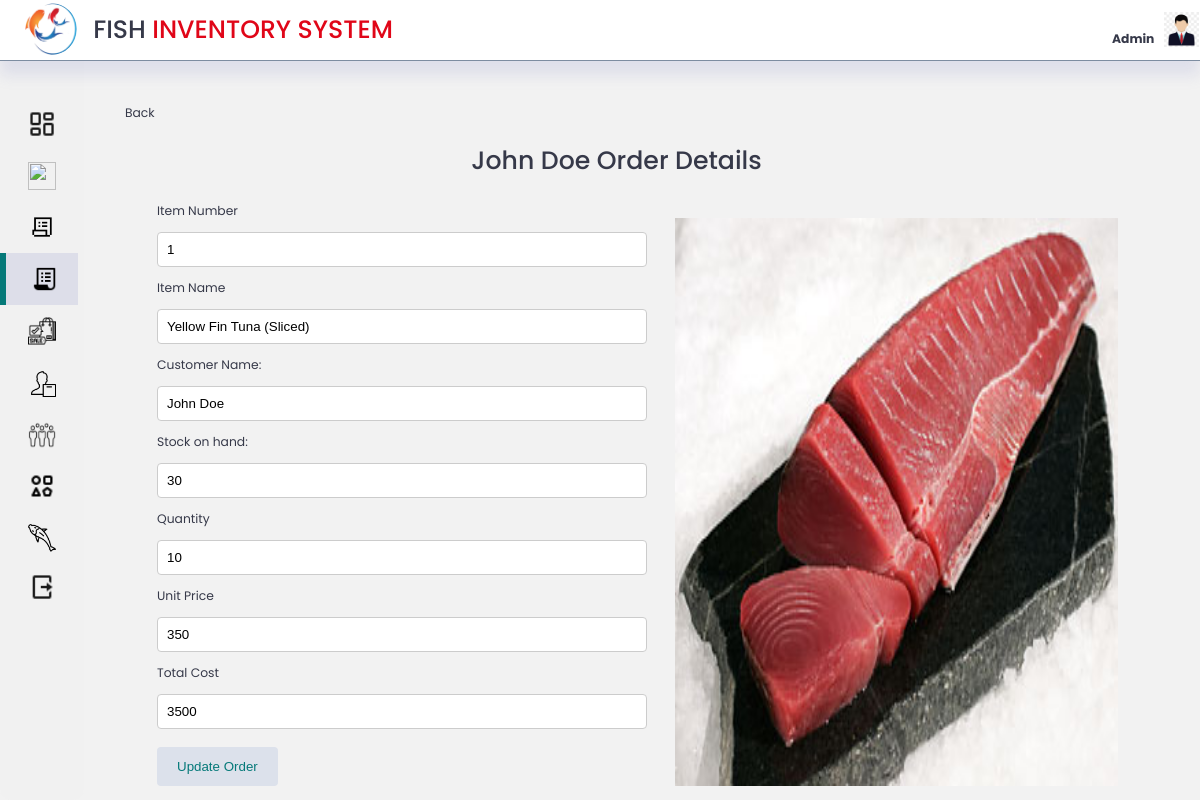
Page /Admin/inc/orders/editorders.php?id=2 on the committed database.
### tables this page shows
CREATE TABLE `orders` (
  `order_id` int(11) NOT NULL,
  `item_number` varchar(255) NOT NULL,
  `item_name` varchar(255) NOT NULL,
  `quantity` float NOT NULL,
  `unit_price` float NOT NULL,
  `total_cost` float NOT NULL,
  `customer_name` varchar(255) NOT NULL,
  `order_date` timestamp NOT NULL DEFAULT current_timestamp() ON UPDATE current_timestamp(),
  `status` varchar(50) NOT NULL
);

CREATE TABLE `fish_items` (
  `fish_id` int(11) NOT NULL,
  `item_number` int(11) NOT NULL,
  `item_name` varchar(255) NOT NULL,
  `category_name` varchar(255) NOT NULL,
  `discount` double NOT NULL,
  `stock` double NOT NULL,
  `unit_price` double NOT NULL,
  `status` varchar(50) NOT NULL,
  `image` varchar(255) NOT NULL,
  `date_Added` timestamp NOT NULL DEFAULT current_timestamp() ON UPDATE current_timestamp()
);

### Admin/inc/orders/editOrders.php (the view, shortened to what this page needs)
<?php
include '../connection/db-user.php';
if (isset($_GET['id'])) {
    $orderID= $_GET['id'];
    $result = mysqli_query($conn, "SELECT * FROM orders WHERE order_id = '$orderID';");
}
?>
<!DOCTYPE html>
<html lang="en">
<head>
    <link rel="stylesheet" href="../../css/style.css">
</head>
<body>
    <div class="top">
        <div class="logo">
            <img src="../../icons/fishlogo.png" alt="">
            <h1>FISH <span class="danger">INVENTORY SYSTEM</span></h1>
        </div>
        <div class="profile">
            <div class="admin-name">
                <div class="admin">
                    <br>
                    <span class="hovertext" data-hover= "Edit Admin"><a href="../../admin-update.php"><b class="text-muted">Admin</b></a></span>
                </div>
            </div>
            <div class="profile-photo">
                <a class="hovertext" href="admin-update.php" data-hover= "Edit Admin"><img src="../../icons/admin-logo.jpg" alt="pic"></a>
            </div>
        </div>
    </div>
<div class="container">
    <aside>
            <div class="nav">
                <a id="dashboard" class= "not-active" href="../../index.php"><span ><img  src="../../icons/icons8-dashboard-layout-24.png" alt=""></span><h3>Dashboard</h3></a>
                <a id="inventory"class= "not-active"  href="../../inc/inventory/inventory.php"><span ><img src="../../icons/icons8-in-inventory-30.png" alt=""></span><h3 >Inventory</h3></a>
                <a id="purchase" class= "not-ctive" href="../../inc/purchase/purchase.php"><span ><img src="../../icons/icons8-purchase-order-32.png" alt=""></span><h3>Purchase</h3></a>
                <a id="orders" class= "active" href="../../inc/orders/orders.php"><span ><img src="../../icons/icons8-purchase-order-30.png" alt=""></span><h3>Orders</h3></a>
                <a id="sale" class= "not-active" href="../../inc/sale/sale.php"><span ><img src="../../icons/icons8-purchase-64.png" alt=""></span><h3>Sale</h3></a>
                <a id="supplier" class= "not-active" href="../../inc/suppliers/supplier.php"><span ><img src="../../icons/icons8-supplier-50.png" alt=""></span><h3>Suppliers</h3></a>
                <a id="customer" class= "not-active" href="../../inc/customer/customer.php"><span ><img src="../../icons/icons8-customers-64.png" alt=""></span><h3>Customers</h3></a>
                <a id="category" class= "not-active" href="../../inc/category/category.php"><span ><img src="../../icons/icons8-diversity-24.png" alt=""></span><h3>Category</h3></a>
                <a id="gallery" class= "not-active" href="../../inc/gallery/gallery.php"><span ><img src="../../icons/icons8-top-view-fish-50.png" alt=""></span><h3>Gallery</h3></a>
                <a href="../../logout.php"><span ><img src="../../icons/icons8-logout-24.png" alt=""></span><h3 class='danger'>Logout</h3></a>
            </div>
    </aside>
<main>
    <?php while($row = mysqli_fetch_assoc($result)){
        $orderItem_id = $row['item_number'];
        $orderItem_name = $row['item_name'];
        $itemPrice = $row['unit_price'];
        $quantity = $row['quantity'];
        $total = $row['total_cost'];
        $customer = $row['customer_name'];
        ?>
        <label class="btn" style="padding:10px;"><a href="orders.php">Back</a></label>
        <h1 style="text-align:center;"><span><?php echo $customer; ?></span> Order Details</h1>
        <div style="display:grid; grid-template-columns: 35rem auto ; margin-left:3rem; " >
            <form action="" enctype="multipart/form-data" method="POST">
                    <label for="">Item Number</label>
                    <input type="text" name="item_number"  value="<?php echo intval($orderItem_id); ?>" READONLY><br>
                    <label for="">Item Name</label>
                    <input type="text" name="item_name"  value="<?php echo $orderItem_name; ?>" READONLY><br>
                    <label for="">Customer Name:</label>
                    <input type="text" name="customer_name"  value= "<?php echo $customer ;?>" READONLY>
                <?php $fish_item = mysqli_query($conn,"SELECT * FROM fish_items WHERE item_number = '$orderItem_id';");
                while($row = mysqli_fetch_array($fish_item)){
                        $currentStock = $row['stock'];
                        $fish_image = $row['image']  ?>
                        <label for="">Stock on hand:</label>
                        <input type="text" name="stock" value="<?php echo $currentStock; ?>" readonly><br>
                        <label for="">Quantity</label>
                        <input id="quantity" type="number" name="quantity" onkeyup="mult()" value= <?php echo $quantity ;?> ><br>
                        <label for="">Unit Price</label>
                        <input id="price" type="number" name="price"  onkeyup="mult()" value= <?php echo $itemPrice ;?> readonly><br>
                        <label for="">Total Cost</label><br>
                        <input id="totalPrice" type="text" name="total_cost" value= <?php echo $total ;?>  READONLY><br><br>
                        <input type="submit" name="updateOrders" value="Update Order">
                    </form>
                    <div style="margin-left:2rem; margin-top:2rem;" class="img">
                        <img style="width:100%; height:100%;" src="../inventory/fishIMG/<?php echo $fish_image; ?>" alt="">
                    </div><?php
                } ?>
            <?php
    }?>
</div>
</main>
</body>
</html>

### Admin/css/style.css (style rules this page uses)
:root { --color-primary: #057979; --color-danger: #e00618; --color-success:#04ece0; --color-sale:rgb(170, 245, 140); --color-warning:#ffbb55; --color-white:#fff; --color-info-dark:#7d8da1; --color-info-light:#dce1eb; --color-dark:#363949; --color-light:rgba(132, 139, 200, 0.18); --color-primary-variant:#111e88; --color-dark-variant:#677483; --color-background:#f2f2f2f2; --color-transparent:transparent; --card-border-radius: 1.2rem; --border-radius-1: 0.4rem; --border-radius-2: 0.8rem; --border-radius-3: 1.2rem; --card-padding: 1.8rem; --padding-1:1.2rem; --box-shadow: 0 .2rem .4rem var(--color-light); --box-shadow2: 0 .2rem .3em var(--color-info-dark); }
* { margin: 0; padding: 0; outline: 0; appearance: none; border: 0; text-decoration: none; list-style: none; box-sizing: border-box; }
html { font-size: 14px; }
body { width: 100vw; font-family: poppins, sans-serif; font-size: 0.88rem; background: var(--color-background); user-select: none; overflow-x: hidden; color: var(--color-dark); }
.container { display: grid; width: 96%; margin: 0; gap: 1.5rem; grid-template-columns: 14rem auto ; height: 100vh; }
a { color: var(--color-dark); }
img { display: block; width: 100%; }
h1 { font-weight: 800; font-size: 1.8rem; }
input[type=text], select, textarea { width: 100%; padding: 9px; border: 1px solid #ccc; border-radius: 4px; resize: vertical; }
input[type=number], select, textarea { width: 100%; padding: 9px; border: 1px solid #ccc; border-radius: 4px; resize: vertical; }
label { padding: 12px 12px 12px 0; display: inline-block; }
input[type=submit] { background: var(--color-info-light); color: var(--color-primary); padding: 12px 20px; border: none; border-radius: 4px; cursor: pointer; float: left; }
.danger { color: var(--color-danger); cursor: pointer; }
.top { display: flex; align-items: center; justify-content: space-between; padding: .8px; background: var(--color-white); width: 100%; border-bottom: 1px solid var(--color-info-dark); box-shadow: 0 1rem 1rem var(--color-light); position: fixed; }
.logo { display: flex; gap: 1rem; }
.logo img { padding: 2px; margin-left: .8rem; width: 4rem; height: 4rem; border-radius: 50%; }
h1 { padding: 10px 0px; font-weight: 500; }
.profile { display: flex; gap: 0.7rem; }
.profile img { width: 2.5rem; height: 2.5rem; }
aside .nav { display: flex; flex-direction: column; height: 86vh; position: fixed; width: 14rem; top: 7rem; }
aside { border-radius: 10px; height: 100vh; display: block; background-color: var(--color-background); }
aside .nav a { display: flex; color: var(--color-info-dark); margin-left: 2rem; gap: 1rem; align-items: center; position: relative; height: 3.7rem; transition: all 300ms ease; }
aside .nav a span { font-size: 1.6rem; transition: all 300ms ease; }
aside .nav a span img { width: 2rem; height: 2rem; background: var(--color-transparent); }
aside .nav a:last-child { position: absolute; bottom: 2rem; width: 100%; }
aside .nav a.active { background: var(--color-light); color: var(--color-dark); margin-left: 0; }
aside .nav a.active:before { content: ''; width: 6px; height: 100%; background: var(--color-primary); }
aside .nav a.active span { color: var(--color-dark); margin-left: calc(1rem - 3px); }
main { margin-top: 6rem; height: auto; padding: 10px; }
@media screen and (max-width:1200px) { .container { width: 94%; grid-template-columns: 6rem auto ; } }
@media screen and (max-width:1200px) { .top .logo { padding-left: .8rem; } }
@media screen and (max-width:1200px) { .top .logo h1 { display: block; } }
@media screen and (max-width:1200px) { aside .nav { width: 100%; } }
@media screen and (max-width:1200px) { aside .nav a { width: 5.6rem; } }
@media screen and (max-width:1200px) { aside .nav a:last-child { position: relative; margin-top: 1.8rem; } }

### rows in the picture
orders: customer_name "John Doe", item_number "1", item_name "Yellow Fin Tuna (Sliced)", quantity "10", price "350", total_cost "3500"
fish_items: stock "30", image (picture)
